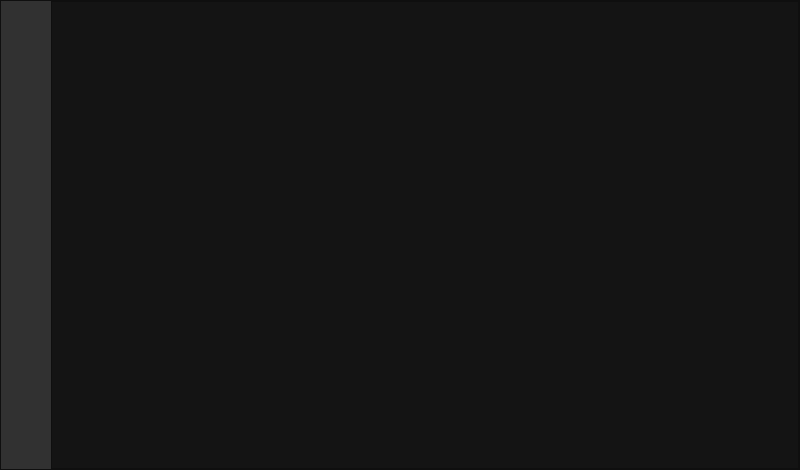
<?xml version="1.0" encoding="UTF-8"?>
<ui version="4.0">
 <class>MainWindow</class>
 <widget class="QMainWindow" name="MainWindow">
  <property name="geometry">
   <rect>
    <x>0</x>
    <y>0</y>
    <width>800</width>
    <height>470</height>
   </rect>
  </property>
  <property name="maximumSize">
   <size>
    <width>800</width>
    <height>470</height>
   </size>
  </property>
  <property name="windowTitle">
   <string>MainWindow</string>
  </property>
  <widget class="QWidget" name="centralwidget">
   <layout class="QHBoxLayout" name="horizontalLayout">
    <property name="spacing">
     <number>0</number>
    </property>
    <property name="leftMargin">
     <number>0</number>
    </property>
    <property name="topMargin">
     <number>0</number>
    </property>
    <property name="rightMargin">
     <number>0</number>
    </property>
    <property name="bottomMargin">
     <number>0</number>
    </property>
    <item>
     <widget class="QFrame" name="frame_3">
      <property name="styleSheet">
       <string notr="true">background-color: rgb(20, 20, 20);</string>
      </property>
      <property name="frameShape">
       <enum>QFrame::StyledPanel</enum>
      </property>
      <property name="frameShadow">
       <enum>QFrame::Raised</enum>
      </property>
      <layout class="QHBoxLayout" name="horizontalLayout_2">
       <property name="spacing">
        <number>0</number>
       </property>
       <property name="leftMargin">
        <number>0</number>
       </property>
       <property name="topMargin">
        <number>0</number>
       </property>
       <property name="rightMargin">
        <number>0</number>
       </property>
       <property name="bottomMargin">
        <number>0</number>
       </property>
       <item>
        <widget class="QFrame" name="frame">
         <property name="minimumSize">
          <size>
           <width>50</width>
           <height>0</height>
          </size>
         </property>
         <property name="maximumSize">
          <size>
           <width>50</width>
           <height>16777215</height>
          </size>
         </property>
         <property name="styleSheet">
          <string notr="true">background-color: rgb(49, 49, 49);
color: rgb(181, 181, 181);
border:none;</string>
         </property>
         <property name="frameShape">
          <enum>QFrame::StyledPanel</enum>
         </property>
         <property name="frameShadow">
          <enum>QFrame::Raised</enum>
         </property>
         <widget class="QToolButton" name="toolButton">
          <property name="geometry">
           <rect>
            <x>0</x>
            <y>50</y>
            <width>150</width>
            <height>50</height>
           </rect>
          </property>
          <property name="minimumSize">
           <size>
            <width>150</width>
            <height>40</height>
           </size>
          </property>
          <property name="maximumSize">
           <size>
            <width>150</width>
            <height>16777215</height>
           </size>
          </property>
          <property name="sizeIncrement">
           <size>
            <width>0</width>
            <height>0</height>
           </size>
          </property>
          <property name="styleSheet">
           <string notr="true">QToolButton {
	padding-left:-100px;
}

QToolButton:hover {
    
	
	
	background-color: rgb(60, 60, 60);
 }</string>
          </property>
          <property name="text">
           <string/>
          </property>
          <property name="icon">
           <iconset>
            <normaloff>media/icons/icons8-menu.svg</normaloff>media/icons/icons8-menu.svg</iconset>
          </property>
          <property name="iconSize">
           <size>
            <width>25</width>
            <height>25</height>
           </size>
          </property>
          <property name="popupMode">
           <enum>QToolButton::InstantPopup</enum>
          </property>
          <property name="toolButtonStyle">
           <enum>Qt::ToolButtonIconOnly</enum>
          </property>
          <property name="autoRaise">
           <bool>true</bool>
          </property>
         </widget>
         <widget class="QToolButton" name="toolButton_2">
          <property name="geometry">
           <rect>
            <x>0</x>
            <y>100</y>
            <width>150</width>
            <height>50</height>
           </rect>
          </property>
          <property name="minimumSize">
           <size>
            <width>150</width>
            <height>40</height>
           </size>
          </property>
          <property name="maximumSize">
           <size>
            <width>500</width>
            <height>16777215</height>
           </size>
          </property>
          <property name="sizeIncrement">
           <size>
            <width>0</width>
            <height>0</height>
           </size>
          </property>
          <property name="styleSheet">
           <string notr="true">QToolButton {
	font: 10pt &quot;MS UI Gothic&quot;;
	padding-left:10px;
}

QToolButton:hover {
	background-color: rgb(60, 60, 60);
 }</string>
          </property>
          <property name="text">
           <string>       Home</string>
          </property>
          <property name="icon">
           <iconset>
            <normaloff>media/icons/icons8-home.svg</normaloff>media/icons/icons8-home.svg</iconset>
          </property>
          <property name="iconSize">
           <size>
            <width>25</width>
            <height>25</height>
           </size>
          </property>
          <property name="popupMode">
           <enum>QToolButton::InstantPopup</enum>
          </property>
          <property name="toolButtonStyle">
           <enum>Qt::ToolButtonTextBesideIcon</enum>
          </property>
          <property name="autoRaise">
           <bool>true</bool>
          </property>
         </widget>
         <widget class="QToolButton" name="toolButton_3">
          <property name="geometry">
           <rect>
            <x>0</x>
            <y>150</y>
            <width>150</width>
            <height>50</height>
           </rect>
          </property>
          <property name="minimumSize">
           <size>
            <width>150</width>
            <height>40</height>
           </size>
          </property>
          <property name="maximumSize">
           <size>
            <width>150</width>
            <height>16777215</height>
           </size>
          </property>
          <property name="sizeIncrement">
           <size>
            <width>0</width>
            <height>0</height>
           </size>
          </property>
          <property name="styleSheet">
           <string notr="true">QToolButton {
	padding-left:10px;
	font: 10pt &quot;MS UI Gothic&quot;;
}
QToolButton:hover {
	background-color: rgb(60, 60, 60);
 }</string>
          </property>
          <property name="text">
           <string>       Audio</string>
          </property>
          <property name="icon">
           <iconset>
            <normaloff>media/icons/icons8-music.svg</normaloff>media/icons/icons8-music.svg</iconset>
          </property>
          <property name="iconSize">
           <size>
            <width>25</width>
            <height>25</height>
           </size>
          </property>
          <property name="popupMode">
           <enum>QToolButton::InstantPopup</enum>
          </property>
          <property name="toolButtonStyle">
           <enum>Qt::ToolButtonTextBesideIcon</enum>
          </property>
          <property name="autoRaise">
           <bool>true</bool>
          </property>
         </widget>
         <widget class="QToolButton" name="toolButton_4">
          <property name="geometry">
           <rect>
            <x>0</x>
            <y>200</y>
            <width>150</width>
            <height>51</height>
           </rect>
          </property>
          <property name="minimumSize">
           <size>
            <width>150</width>
            <height>40</height>
           </size>
          </property>
          <property name="maximumSize">
           <size>
            <width>150</width>
            <height>16777215</height>
           </size>
          </property>
          <property name="sizeIncrement">
           <size>
            <width>0</width>
            <height>0</height>
           </size>
          </property>
          <property name="styleSheet">
           <string notr="true">QToolButton {
	padding-left:10px;
	font: 10pt &quot;MS UI Gothic&quot;;
}
QToolButton:hover {
	background-color: rgb(60, 60, 60);
 }</string>
          </property>
          <property name="text">
           <string>       Image</string>
          </property>
          <property name="icon">
           <iconset>
            <normaloff>media/icons/icons8-image-gallery-24.svg</normaloff>media/icons/icons8-image-gallery-24.svg</iconset>
          </property>
          <property name="iconSize">
           <size>
            <width>25</width>
            <height>25</height>
           </size>
          </property>
          <property name="popupMode">
           <enum>QToolButton::InstantPopup</enum>
          </property>
          <property name="toolButtonStyle">
           <enum>Qt::ToolButtonTextBesideIcon</enum>
          </property>
          <property name="autoRaise">
           <bool>true</bool>
          </property>
         </widget>
        </widget>
       </item>
       <item>
        <widget class="QFrame" name="frame_2">
         <property name="frameShape">
          <enum>QFrame::StyledPanel</enum>
         </property>
         <property name="frameShadow">
          <enum>QFrame::Raised</enum>
         </property>
        </widget>
       </item>
      </layout>
     </widget>
    </item>
   </layout>
  </widget>
 </widget>
 <resources/>
 <connections/>
</ui>
